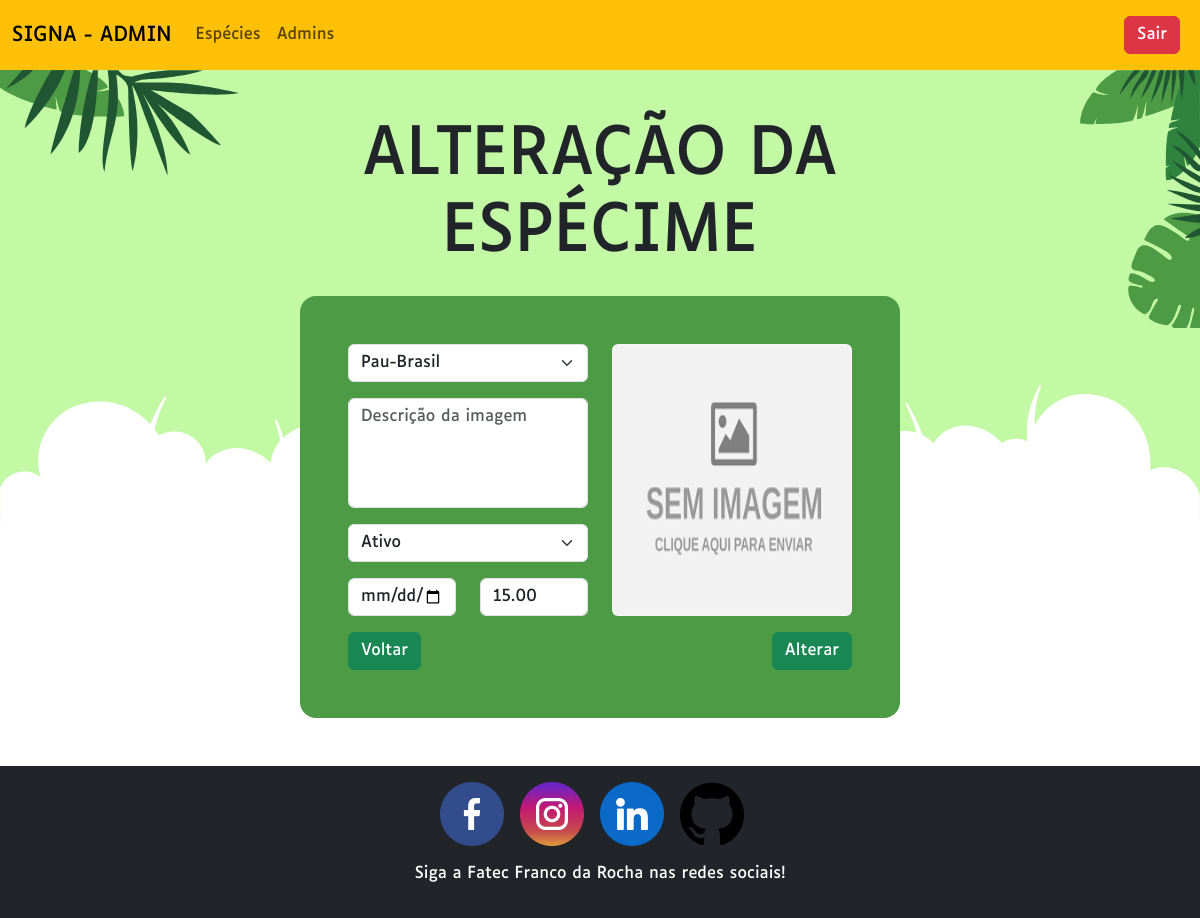
Page /especimes/altera/1 (signed in) on the earlier database version.
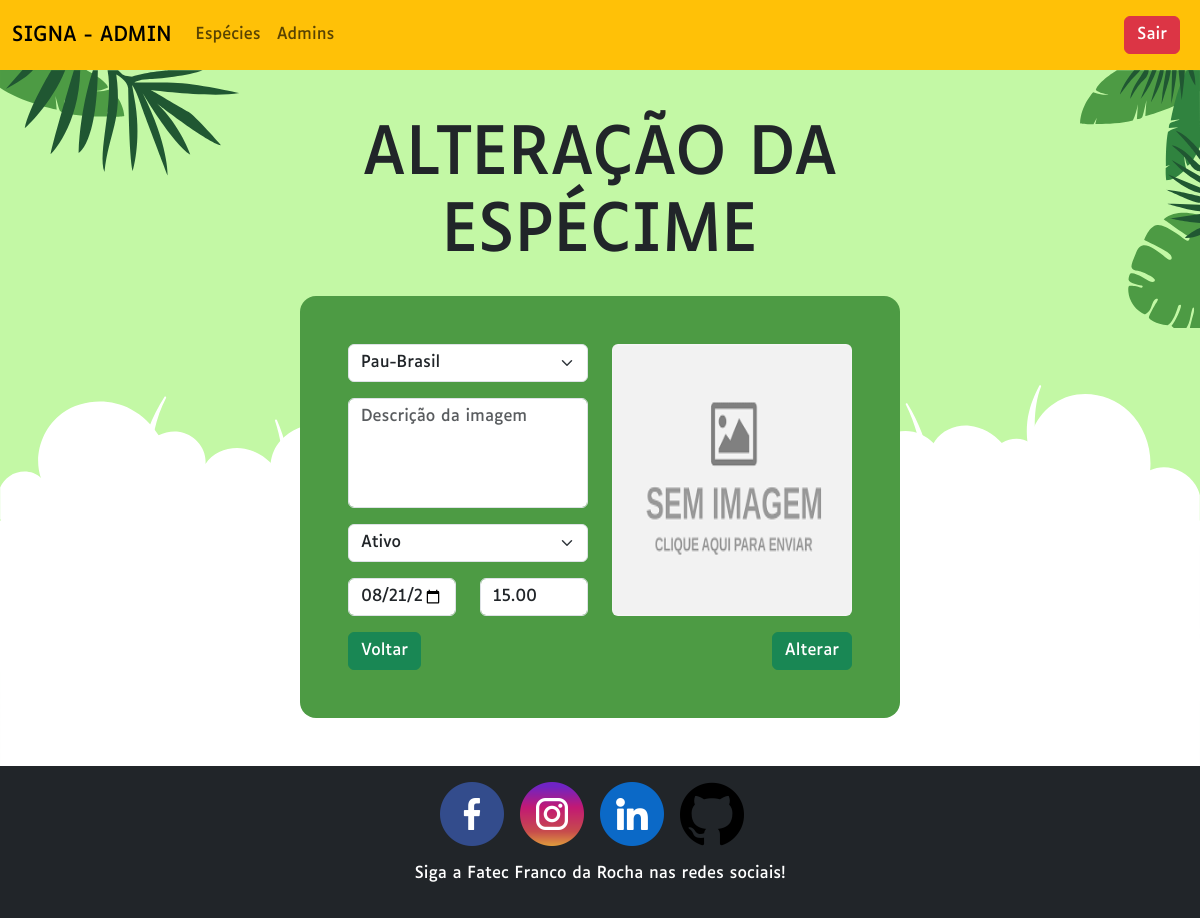
Same page on the later database version.
### tables this page shows
CREATE TABLE TBESPECIME
(
	IDESPECIME INT AUTO_INCREMENT,																	 
	IDESPECIE INT NOT NULL,																			 
	COORD VARCHAR(50),																				 
	IMAGEM VARCHAR(256),																			 
	DESCRICAOIMG VARCHAR(256),																		 
	ESTADO CHAR(1),																					 
	DAP DECIMAL(4,2),																				 
	DATPLANT DATETIME,																			 
	DATACAD DATETIME,																			 
	IDCADADM INT,																					 
	CONSTRAINT TBESPECIME_PK PRIMARY KEY (IDESPECIME),
	CONSTRAINT TBESPECIME_FK_TBESPECIE FOREIGN KEY (IDESPECIE) REFERENCES TBESPECIE(IDESPECIE),
	CONSTRAINT TBESPECIME_FK_TBADMIN FOREIGN KEY (IDCADADM) REFERENCES TBADMIN(IDADMIN)
);

### controller/routes.php (called while the page is built, shortened)
<?php
include_once "especie.php";
include_once "especime.php";
class Route
{
    function abrirAlteraEspecime($id)
    {
        $especies = new EspecieController();
        $especies = $especies->listar();
        $especime = new EspecimeController();
        $especime = $especime->buscar($id);
        include_once "view/paginaCadAltEspecime.php";
    }
}
?>

### model/especie.php (called while the page is built, shortened)
<?php
class Especie
{
    function listar()
    {
        $con = Conexao::conectar();
        $cmd = $con->prepare("SELECT ESP.*,NOME FROM TBESPECIE ESP JOIN TBADMIN ADM ON ESP.IDCADADM = ADM.IDADMIN");
        $cmd->execute();
        return $cmd->fetchAll(PDO::FETCH_OBJ);
    }
}
?>

### controller/especie.php (called while the page is built, shortened)
<?php
include_once "model/especie.php";
class EspecieController
{
    function listar()
    {
        $cmd = new Especie();
        return $cmd->listar();
    }
}
?>

### model/especime.php (called while the page is built, shortened)
<?php
class Especime
{
    private $IDESPECIME;
    function buscar()
    {
        $con = Conexao::conectar();
        $cmd = $con->prepare("SELECT * FROM TBESPECIME WHERE IDESPECIME = :IDESPECIME");
        $cmd->bindParam(":IDESPECIME", $this->IDESPECIME);
        $cmd->execute();
        return $cmd->fetch(PDO::FETCH_OBJ);
    }
}
?>

### controller/especime.php (called while the page is built, shortened)
<?php
include_once "model/especime.php";
class EspecimeController
{
    function buscar($id)
    {
        $especime = new Especime();
        $especime->IDESPECIME = $id;
        return $especime->buscar();
    }
}
?>

### view/paginaCadAltEspecime.php (the view, shortened to what this page needs)
<!DOCTYPE html>
<html lang="pt-br">
<head>
    <?php include_once "resource/head.php";?>
</head>
<body class="d-flex flex-column min-vh-100">
    <?php $url = $_GET["url"]; $url = explode("/",$url);?>
    <div class="corpo min-vh-100 h-100">
        <?php include_once "resource/navbarControle.php";?>
        <div class="conteudo bg-secondary h-100 clouds">
            <div class="container-fluid folhas p-0 m-0 row justify-content-center align-content-center position-relative h-100">
                <section class="col-sm-12 col-lg-8 col-xl-6 p-0 my-5" style="z-index: 2;">
                    <header class="display-1 text-center mb-4"><?php echo $url[1] == 'cadastro'? 'CADASTRO':'ALTERAÇÃO';?> DA ESPÉCIME</header>
                    <article class="bg-verde p-3 p-lg-5 rounded-4 text-white">
                        <form action="<?php echo $url[1] == 'cadastro'? URL.'especimes/cadastrar':URL.'especimes/alterar';?>" method="POST" enctype="multipart/form-data">
                            <div class="row">
                                <div class="col-12 col-sm-6">
                                    <div class="mb-3">
                                        <select name="inputEspecie" id="inputEspecie" class="form-select" aria-label="Selecione a espécie da planta" required>
                                            <?php
                                            foreach ($especies as $especie)
                                            {
                                                if(isset($especime))
                                                {
                                                    if($especime->IDESPECIE == $especie->IDESPECIE)
                                                    {
                                                        echo"<option selected value='$especie->IDESPECIE'>$especie->NOMEPOP</option>";
                                                    }
                                                    else{
                                                        echo"<option value='$especie->IDESPECIE'>$especie->NOMEPOP</option>";
                                                    }
                                                }
                                                else
                                                {
                                                    echo"<option value='$especie->IDESPECIE'>$especie->NOMEPOP</option>";
                                                }
                                            }
                                            ?>
                                        </select>
                                    </div>
                                    <div class="mb-3">
                                        <textarea class="form-control" placeholder="Descrição da imagem" id="inputImgDesc" name="inputImgDesc" style="height:100%; resize:none;" rows="4" required><?php echo isset($especime)?$especime->DESCRICAOIMG:'';?></textarea>
                                    </div>
                                    <div class="mb-3">
                                        <select  name="inputStatus" id="inputStatus" class="form-select" aria-label="Selecione o Status da planta" required>
                                            <?php
                                            if(isset($especime))
                                            {
                                                if($especime->ESTADO == 1)
                                                {
                                                    echo "<option selected value=\"1\">Ativo</option>";
                                                }
                                                else{
                                                    echo "<option value=\"1\">Ativo</option>";
                                                    echo "<option selected value=\"0\">Inativo</option>";
                                                }
                                            }
                                            else
                                            {
                                                echo "<option value=\"1\">Ativo</option>";
                                                echo "<option value=\"0\">Inativo</option>";
                                            }
                                            ?>
                                        </select>
                                    </div>
                                    <div class="row mb-3">
                                        <div class="col-sm-6 mb-3 mb-sm-0">
                                            <input type="date" value="<?php echo isset($especime)?str_replace(" 00:00:00","",$especime->DATPLANT):'\"\"';?>" class="form-control" id="inputDatPlant" name="inputDatPlant" aria-label="Digite a data de plantiu" required>
                                        </div>
                                        <div class="col-sm-6 ">
                                            <input type="number" value="<?php echo isset($especime)?$especime->DAP:'';?>" placeholder="Diam. Alt. Peito(m)" step="0.01" class="form-control" id="inputDAP" name="inputDAP" aria-label="Digite o Diâmetro na Altura do Peito" min="00.00" max="99.99" required>
                                        </div>
                                    </div>
                                </div>
                                <div class="col-12 col-sm-6">
                                    <div class="h-100 text-center">
                                        <label for="inputImagem" class="h-100 pb-3">
                                            <img src="<?php echo isset($especime->IMAGEM)? URL."resource/imagens/especimes/$especime->IMAGEM":URL."resource/sem_imagem_clique.png";?>" id="imagem" class="w-100 h-100 rounded" for="inputImagem">
                                        </label>
                                    </div>
                                </div>
                            </div>
                            <a href="<?php echo URL."inicio" ?>" class="btn btn-success">Voltar</a>
                            <button type="submit" class="btn btn-success float-end"><?php echo $url[1] == 'cadastro'? 'Cadastrar':'Alterar';?></button>
                        </form>
                    </article>
                </section>
            </div>
        </div>
        <?php include_once "resource/footerControle.php";?>
    </div>
</body>
</html>

### index.php (shortened to what this page needs)
<?php
    include_once "controller/routes.php";
if($_GET)
{
    $url = $_GET["url"];
    $url = explode("/",$url);
    switch($url[0])
    {
        case "especimes":
            switch($url[1])
            {
                case "altera":
                    $route = new Route();
                    $route->abrirAlteraEspecime($url[2]);
                break;
            }
        break;
    }
}
else
{
    $route = new Route();
    $route->abrirInicio();
}
?>

### view/resource/head.php (shortened to what this page needs)
<link rel="stylesheet"href="<?php echo URL.'resource/css/bootstrap.min.css';?>">
<link rel="stylesheet" href="<?php echo URL.'resource/css/default.css';?>">
<link rel="stylesheet" href="<?php echo URL.'resource/css/overlay.css';?>">
<link rel="stylesheet" href="https://unpkg.com/leaflet@1.9.4/dist/leaflet.css"/>
<link rel="stylesheet" href="<?php echo URL.'resource/css/dataTables.bootstrap5.css';?>">
<link rel="stylesheet" href="<?php echo URL.'resource/css/responsive.bootstrap5.css';?>">

### view/resource/navbarControle.php
<?php
if(isset($_SESSION["sessaoLogada"]))
{
    include_once "navbarAdm.php";
}
else
{
    include_once "navbarUser.php";
}
?>

### view/resource/navbarAdm.php (shortened to what this page needs)
<nav class="navbar navbar-expand-lg bg-warning" style="z-index: 10;">
    <div class="container-fluid">
        <a class="navbar-brand text-break" href="<?php echo URL.'inicio';?>" aria-label="SIGNA, Sistema de Gerenciamento de Núcleo Arbóreo">SIGNA - ADMIN</a>
        <div class="collapse navbar-collapse" id="navbarNavDropdown">
            <ul class="navbar-nav me-auto">
                <li class="nav-item">
                    <a class="nav-link" href="<?php echo URL.'especies/lista';?>">Espécies</a>
                </li>
                <li class="nav-item">
                    <a class="nav-link" href="<?php echo URL.'admins/lista';?>">Admins</a>
                </li>
            </ul>
            <span class="navbar-text p-0 me-1">
                <a class="navbar-text p-0 me-1" href="<?php echo URL.'sair';?>">
                    <div class="btn btn-danger">Sair</div>
                </a>
            </span>
        </div>
    </div>
</nav>

### view/resource/footerControle.php
<?php
if(isset($_SESSION["sessaoLogada"]))
{
    include_once "rodapeAdm.php";
}
else
{
    $assuntos = new AssuntoController();
    $assuntos = $assuntos->listar();
    include_once "rodapeUser.php";
}
?>

### view/resource/rodapeAdm.php
<footer class="rodape text-white mt-auto">
    <div class="align-content-center bg-dark text-center justify-content-center m-0 p-3">
        <div class="d-flex d-flex-row text-center justify-content-center">
            <a href="https://www.facebook.com/fatecfrancodarocha/?locale=pt_BR" target="_blank" class="me-3">
                <img src="<?php echo URL.'resource/imagens/icons/facebook.png'?>" alt="Facebook icon" style="width: 64px;">
            </a>
            <a href="https://www.instagram.com/fatecfrancodarocha/" class="me-3">
                <img src="<?php echo URL.'resource/imagens/icons/instagram.png'?>" alt="Instragram logo" target="_blank" style="width: 64px;">
            </a>
            <a href="https://www.linkedin.com/in/fatec-franco-da-rocha-152720231/?originalSubdomain=br" target="_blank" class="me-3">
            <img src="<?php echo URL.'resource/imagens/icons/linkedin.png'?>" alt="Linkedin logo" style="width: 64px;">
            </a>
            <a href="https://github.com/LeugiMH/SIGNA" class="me-3">
            <img src="<?php echo URL.'resource/imagens/icons/github.png'?>" alt="Github logo" style="width: 64px;">
            </a>
        </div>
        <p class="mt-3"> Siga a Fatec Franco da Rocha nas redes sociais! </p>
    </div>
</footer>

### resource/css/default.css (style rules this page uses)
:root { overflow-x: hidden; --verde:#4D9B44; --verde-claro:#C3F8A5; --verde-escuro:#205732; --terroso-creme:#FFC7A4; }
@media only screen and (max-width: 1200px) { .display-1 { font-size: calc(1.0rem + 4vw); font-weight: 300; line-height: 1.2; } }
* { font-family: "luciole" !important; }
body { padding-right: 0 !important; }
.bg-verde { background-color: var(--verde); }
.navbar { min-height: 70px; }
.folhas { background-color: var(--verde-claro); background-image:url('../ui/bg/bg_arvore_topo_esquerdo.svg'),url('../ui/bg/bg_arvore_topo_direito.svg'),url('../ui/bg/bg_arvore_inferior_esquerdo.svg'),url('../ui/bg/bg_arvore_inferior_direito.svg'); background-repeat: no-repeat; background-position: top left, top right, bottom left, bottom right; background-size: 20%,10%,20%,10%; }
.corpo { height: 100%; font-family: 'Luciole'; display: grid; grid-template-areas: 'navbar''conteudo''rodape'; grid-template-rows: minmax(70px,min-content) auto minmax(70px,min-content); grid-template-columns: 100%; }
.conteudo { grid-area: conteudo; }
.rodape { grid-area: rodape; }
.rodape a img { width: 64px; }
.navbar { grid-area: navbar; }

Differences in the rows shown:
changed tbespecime "Ativo": inputDatPlant (not shown) → "08/21/2024"
